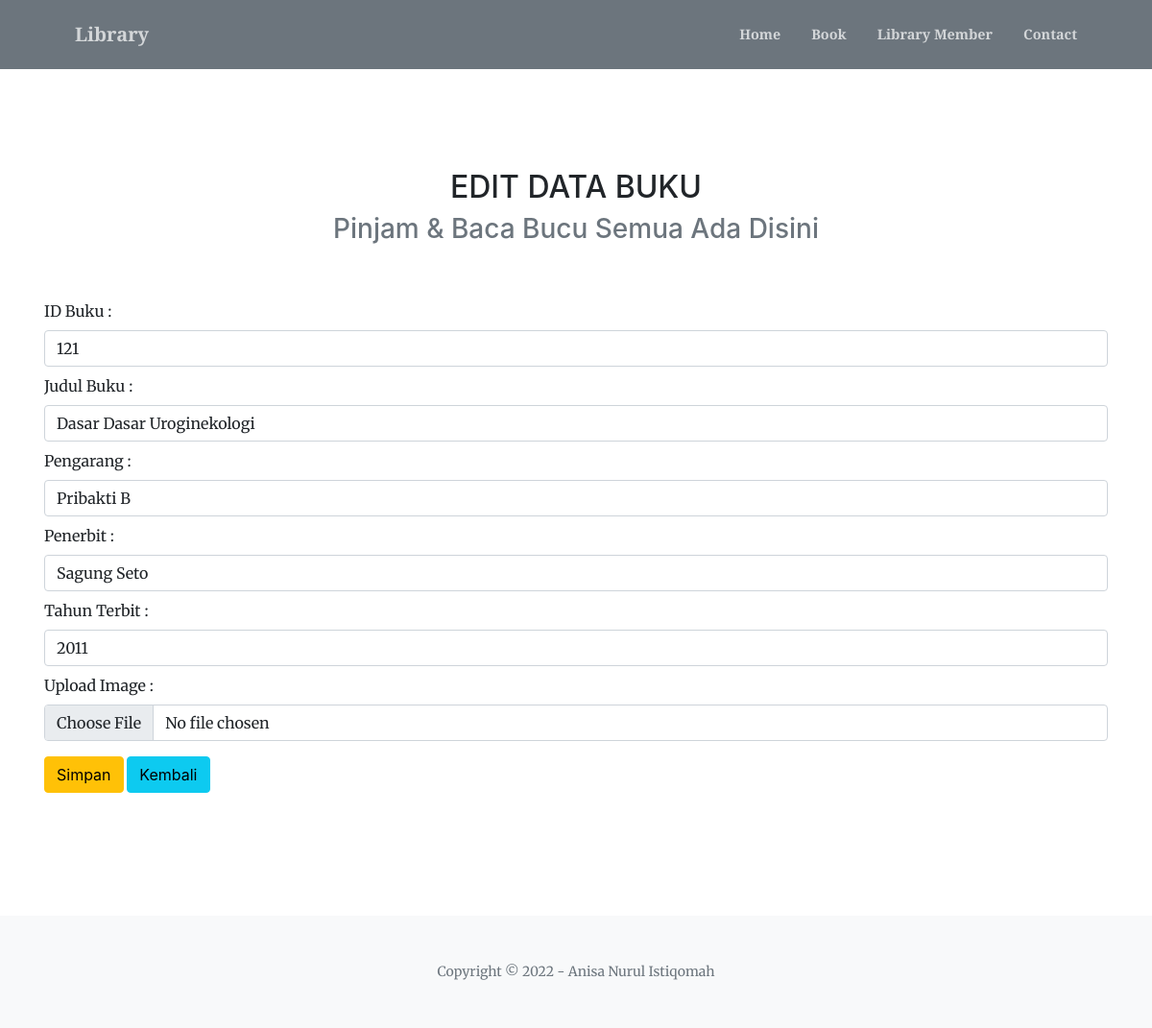
The app's page /edit_perpus.php?id=1 with its own data.
### tables this page shows
CREATE TABLE `db_buku` (
  `id` int(10) NOT NULL,
  `id_buku` int(20) NOT NULL,
  `judul_buku` varchar(100) NOT NULL,
  `pengarang` varchar(50) NOT NULL,
  `penerbit` varchar(50) NOT NULL,
  `tahun_terbit` varchar(50) NOT NULL,
  `gambar_buku` varchar(100) NOT NULL
);

### function.php (called while the page is built, shortened)
<?php
$conn = mysqli_connect('localhost', 'root', '', 'uas_1904030036');
function query($query)
{
    global $conn;
    $result = mysqli_query($conn, $query);
    if (mysqli_num_rows($result) == 1) {
        return mysqli_fetch_assoc($result);
    }
    $rows = [];
    return $rows;
}

### edit_perpus.php (the view, shortened to what this page needs)
<?php
require 'function.php';
$id = $_GET['id'];
$buku = query("SELECT * FROM db_buku WHERE id = $id");
?>
<!DOCTYPE html>
<html lang="en">
<head>
    <link href="https://cdn.jsdelivr.net/npm/bootstrap-icons@1.5.0/font/bootstrap-icons.css" rel="stylesheet" />
    <link href="https://cdnjs.cloudflare.com/ajax/libs/SimpleLightbox/2.1.0/simpleLightbox.min.css" rel="stylesheet" />
    <link href="css/styles.css" rel="stylesheet" />
    <link rel="stylesheet" href="font-awesome.css">
</head>
<body id="page-top">
    <nav class="navbar navbar-expand-lg navbar-dark bg-secondary fixed-top py-3" id="mainNav">
        <div class="container px-4 px-lg-5">
            <a class="navbar-brand" href="#page-top">Library</a>
            <div class="collapse navbar-collapse" id="navbarResponsive">
                <ul class="navbar-nav ms-auto my-2 my-lg-0">
                    <li class="nav-item"><a class="nav-link" href="index.php">Home</a></li>
                    <li class="nav-item"><a class="nav-link" href="services.php">Book</a></li>
                    <li class="nav-item"><a class="nav-link" href="portfolio.php">Library Member</a></li>
                    <li class="nav-item"><a class="nav-link" href="contact.php">Contact</a></li>
                </ul>
            </div>
        </div>
    </nav>
    <section class="page-section" id="services">
        <div class="container justify-content-center">
            <div class="text-center mt-5">
                <h2 class="section-heading text-uppercase">EDIT DATA BUKU</h2>
                <h3 class="section-subheading text-muted mb-5">Pinjam & Baca Bucu Semua Ada Disini</h3>
            </div>
            <div class="row">
                <div class="col px-3">
                    <form method="POST" action="">
                        <div class="form-group">
                            <label for="id_buku" class="form-label mt-2">ID Buku : </label>
                            <input type="text" class="form-control" id="id_buku" value="<?= $buku['id_buku'] ?>"
                                placeholder="ID Buku" name="id_buku" autofocus required autocomplete="off">
                        </div>
                        <div class="form-group">
                            <label for="judul_buku" class="form-label mt-2">Judul Buku : </label>
                            <input type="text" class="form-control" id="judul_buku" value="<?= $buku['judul_buku'] ?>"
                                placeholder="Judul Buku" name="judul_buku" required autocomplete="off">
                        </div>
                        <div class="form-group">
                            <label for="pengarang" class="form-label mt-2">Pengarang : </label>
                            <input type="text" class="form-control" id="pengarang" value="<?= $buku['pengarang'] ?>"
                                placeholder="Pengarang" name="pengarang" required autocomplete="off">
                        </div>
                        <div class="form-group">
                            <label for="penerbit" class="form-label mt-2">Penerbit : </label>
                            <input type="text" class="form-control" id="penerbit" value="<?= $buku['penerbit'] ?>"
                                placeholder="Penerbit" name="penerbit" required autocomplete="off">
                        </div>
                        <div class="form-group">
                            <label for="tahun_terbit" class="form-label mt-2">Tahun Terbit : </label>
                            <input type="text" class="form-control" id="tahun_terbit"
                                value="<?= $buku['tahun_terbit'] ?>" placeholder="Tahun Terbit" name="tahun_terbit"
                                required autocomplete="off">
                        </div>
                        <div class="form-group">
                            <label for="gambar_buku" class="form-label mt-2">Upload Image :</label>
                            <input class="form-control" type="file" id="gambar_buku" value="<?= $buku['gambar_buku'] ?>"
                                placeholder="Gambar Buku" name="gambar_buku" required autocomplete="off">
                        </div>
                        <button type="tambah" class="btn btn-warning mt-3" name="edit">Simpan</button>
                        <a href="detail_perpus.php" class="btn btn-info mt-3" role="button">Kembali</a>
                    </form>
                </div>
            </div>
        </div>
    </section>
    <footer class="bg-light py-5">
        <div class="container px-4 px-lg-5">
            <div class="small text-center text-muted">Copyright &copy; 2022 - Anisa Nurul Istiqomah</div>
        </div>
    </footer>
</body>
</html>

### records on screen
db_buku: id_buku "121", judul_buku "Dasar Dasar Uroginekologi", pengarang "Pribakti B", penerbit "Sagung Seto", tahun_terbit "2011"
